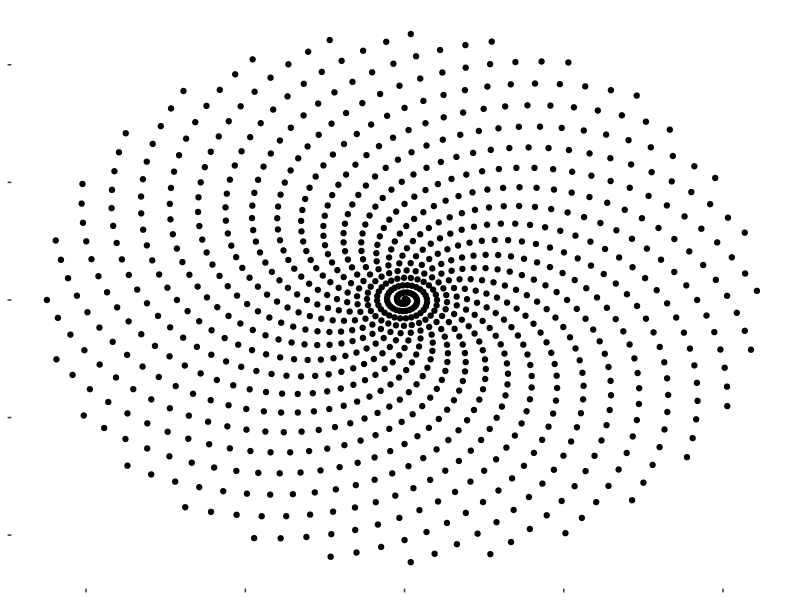
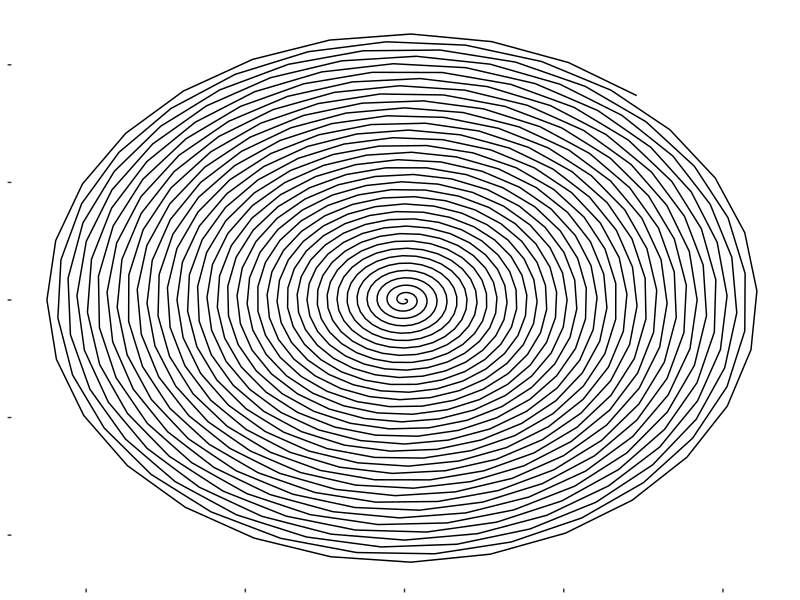
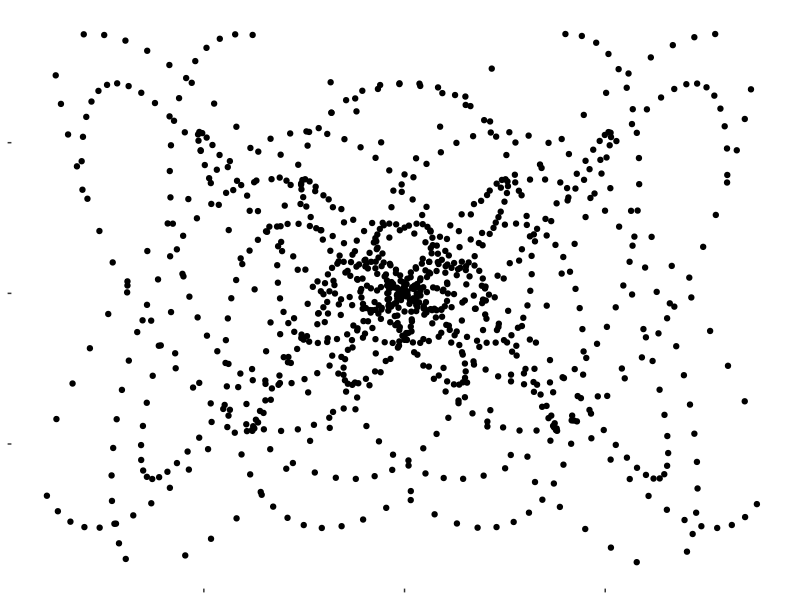
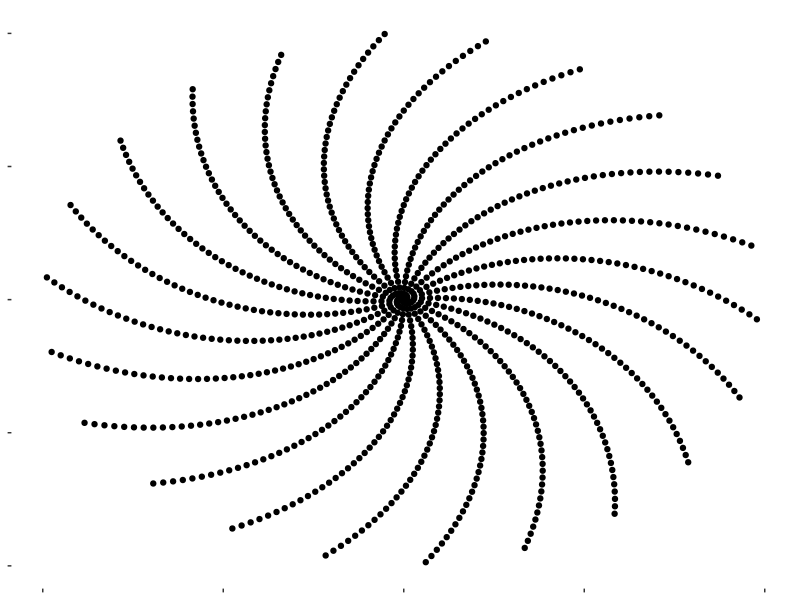
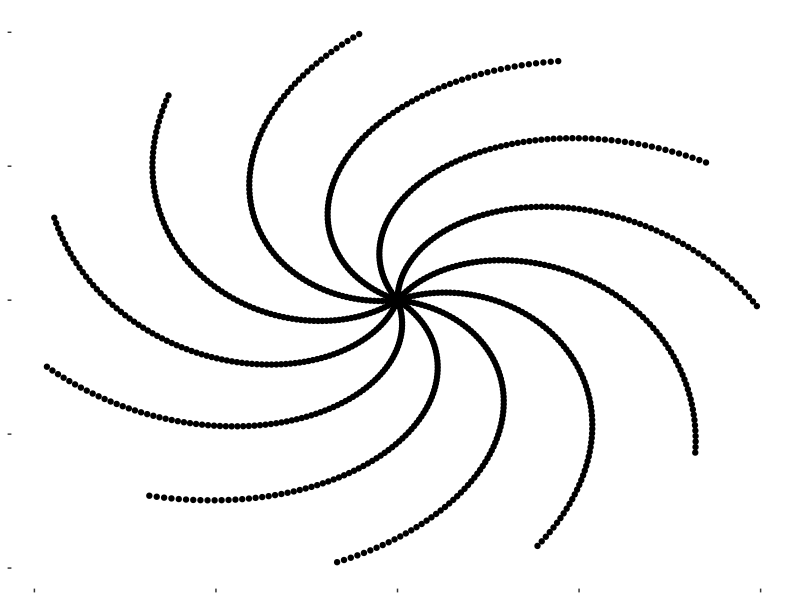
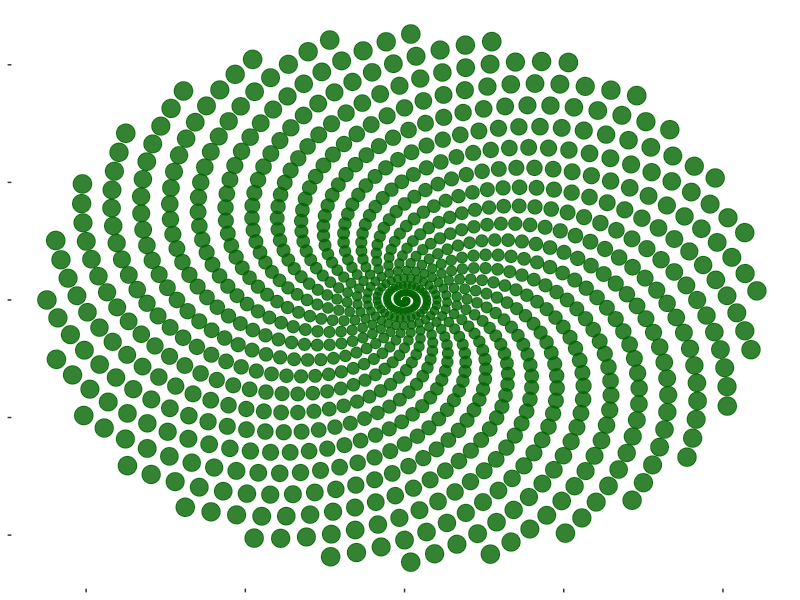
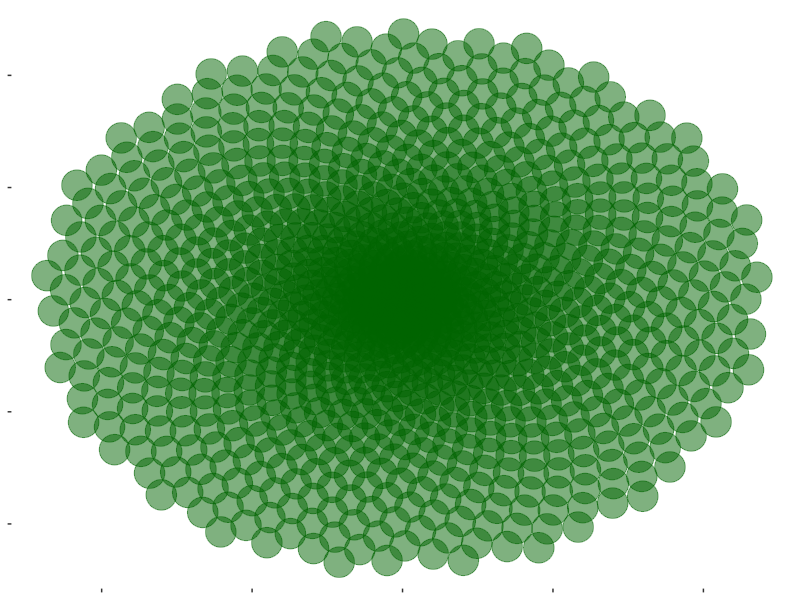
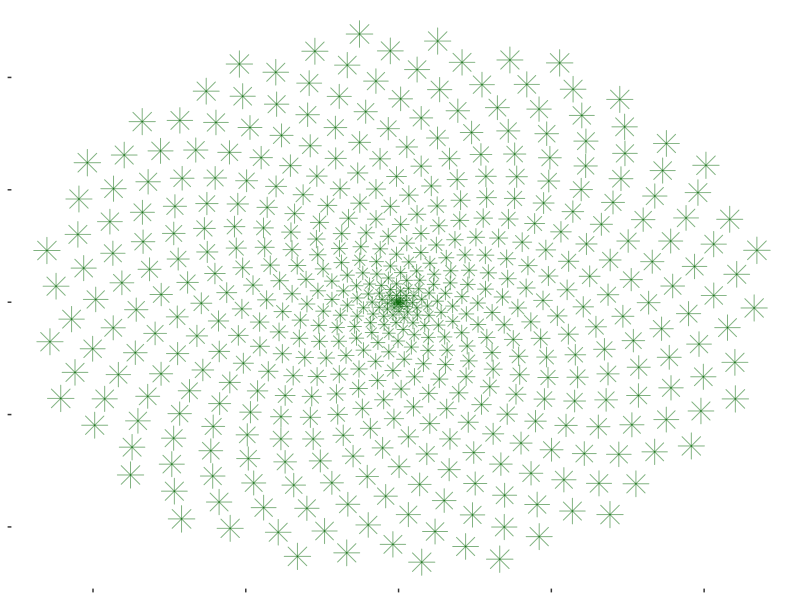

R code for these plots, in order:
## ---- chunk 1
knitr::opts_chunk$set(echo = TRUE)
## ---- chunk 2
# Let's Start with a spiral image
library(ggplot2)
angle<-13*pi/180
a<-seq(1,1000)*angle #plottting 1000 points
x<-sin(a)
y<-cos(a)
df<-data.frame(x,y,a)
plot<-ggplot(data=df,aes(x*a,y*a))
plot+ geom_point() + theme(text=element_blank(),rect=element_blank()) #adding plot layers

# let's look at the spiral path 
plot+ geom_path() + theme(text=element_blank(),rect=element_blank())

# effect of changing angle
angle<-1.8
a<-seq(1,1000)*angle 
y<-cos(a)
df<-data.frame(x,y,a)
plot<-ggplot(data=df,aes(x*a,y*a))
plot+ geom_point() + theme(text=element_blank(),rect=element_blank())


angle<-2
a<-seq(1,1000)*angle 
x<-sin(a)
y<-cos(a)
df<-data.frame(x,y,a)
plot<-ggplot(data=df,aes(x*a,y*a))
plot+ geom_point() + theme(text=element_blank(),rect=element_blank())

angle<-4
a<-seq(1,1000)*angle 
x<-sin(a)
y<-cos(a)
df<-data.frame(x,y,a)
plot<-ggplot(data=df,aes(x*a,y*a))
plot+ geom_point() + theme(text=element_blank(),rect=element_blank())

#add some color
angle<-13*pi/180
a<-seq(1,1000)*angle 
x<-sin(a)
y<-cos(a)
df<-data.frame(x,y,a)
plot<-ggplot(data=df,aes(x*a,y*a))
plot+ geom_point(color="darkgreen",alpha=0.8,aes(size=a)) + theme(text=element_blank(),rect=element_blank(),legend.position = "none")


angle<-pi*(3-sqrt(5)) #golden angle
a<-seq(1,1000)*angle 
x<-sin(a)
y<-cos(a)
df<-data.frame(x,y,a)
plot<-ggplot(data=df,aes(x*a,y*a))
plot+ geom_point(color="darkgreen",alpha=0.5,size=10) + theme(text=element_blank(),rect=element_blank(),legend.position = "none")


# change shape
angle<-(3-sqrt(5))*pi
a<-seq(1,500)*angle 
x<-sin(a)
y<-cos(a)
df<-data.frame(x,y,a)
plot<-ggplot(data=df,aes(x*a,y*a))
plot+ geom_point(color="darkgreen",shape=8,alpha=0.5,aes(size=a)) + theme(text=element_blank(),rect=element_blank(),legend.position = "none")

# The best part
angle<-13*pi/180
a<-seq(1,2000)*angle 
x<-sin(a)
y<-cos(a)
df<-data.frame(x,y,a)
plot<-ggplot(data=df,aes(x*a,y*a))
plot+ geom_point(color="darkmagenta",shape=1,alpha=0.1,size=80) + theme(text=element_blank(),rect=element_blank(),legend.position = "none")

# Change angle and see the difference

angle<-1.8
a<-seq(1,2000)*angle 
x<-sin(a)
y<-cos(a)
df<-data.frame(x,y,a)
plot<-ggplot(data=df,aes(x*a,y*a))
plot+ geom_point(color="darkmagenta",shape=1,alpha=0.1,size=80) + theme(text=element_blank(),rect=element_blank(),legend.position = "none")

angle<-2
a<-seq(1,2000)*angle 
x<-sin(a)
y<-cos(a)
df<-data.frame(x,y,a)
plot<-ggplot(data=df,aes(x*a,y*a))
plot+ geom_point(color="darkmagenta",shape=1,alpha=0.1,size=80) + theme(text=element_blank(),rect=element_blank(),legend.position = "none")

angle<-2.5
a<-seq(1,2000)*angle 
x<-sin(a)
y<-cos(a)
df<-data.frame(x,y,a)
plot<-ggplot(data=df,aes(x*a,y*a))
plot+ geom_point(color="darkblue",shape=1,alpha=0.1,size=80) + theme(text=element_blank(),rect=element_blank(),legend.position = "none")

angle<-1.3
a<-seq(1,2000)*angle 
x<-sin(a)
y<-cos(a)
df<-data.frame(x,y,a)
plot<-ggplot(data=df,aes(x*a,y*a))
plot+ geom_point(color="darkmagenta",shape=1,alpha=0.1,size=80) + theme(text=element_blank(),rect=element_blank(),legend.position = "none")


